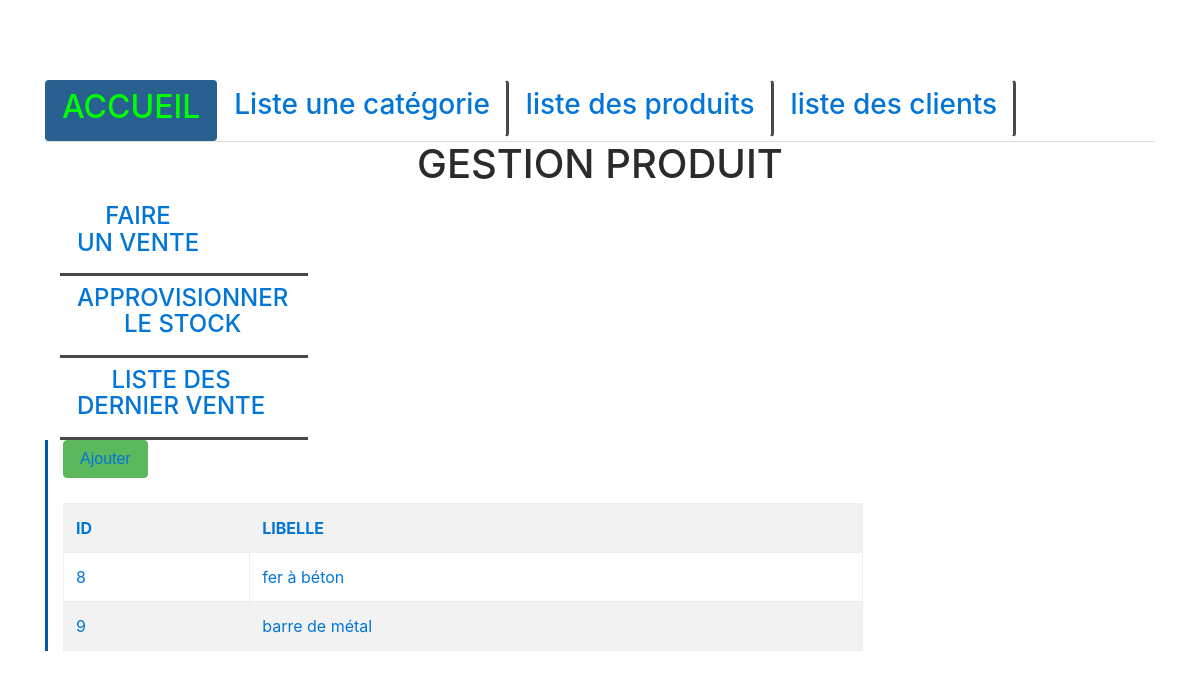
/?p=liste_categorie, run on the app's committed database.
### tables this page shows
CREATE TABLE `categorie` (
  `id` int(5) NOT NULL,
  `libelle` varchar(50) NOT NULL
);

### model/CategorieModel.php (called while the page is built, shortened)
<?php
    function listeCategorie()
    {
        $sql = "SELECT * from categorie";
        return requeteSQL($sql);
    }
?>

### model/db.php (called while the page is built, shortened)
<?php
    function connexion()
    {
        $host = "localhost";
        $user = "root";
        $password = "";
        $dbname = "gest_produit";
        return mysqli_connect($host, $user, $password, $dbname);
    }
    function requeteSQL($sql)
    {
        return mysqli_query(connexion(), $sql);
    }
?>

### view/categorie/afficher.php (the view)
<?php
require_once 'model/db.php';
require_once 'model/CategorieModel.php';
    $list = listeCategorie();
    $l = mysqli_fetch_all($list);
?>
<button class="btn btn-success" type="button" style="margin-bottom: 25px;"><a href="?p=ajout_categorie"><i class="glyphicon glyphicon-plus"></i>Ajouter</a></button>
<table class='table table-bordered table-striped'>
    <tr>
        <th class='text-primary'>ID</th>
        <th class='text-primary'>LIBELLE</th>
    </tr>
    <?php
    foreach ($l as $item) {
        ?>
        <tr>
            <td class='text-primary'><?= $item[0]?></td>
            <td class='text-primary'><?= $item[1]?></td>
        </tr>
        <?php
    }
    ?>
</table>

### data on the page
categorie: id "8", libelle "fer à béton"
categorie: id "9", libelle "barre de métal"
